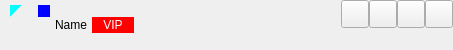
    <widget class="QWidget" name="top" native="true">
     <property name="sizePolicy">
      <sizepolicy hsizetype="Preferred" vsizetype="Fixed">
       <horstretch>0</horstretch>
       <verstretch>0</verstretch>
      </sizepolicy>
     </property>
     <property name="minimumSize">
      <size>
       <width>0</width>
       <height>50</height>
      </size>
     </property>
     <property name="maximumSize">
      <size>
       <width>16777215</width>
       <height>50</height>
      </size>
     </property>
     <layout class="QHBoxLayout" name="horizontalLayout_7">
      <property name="spacing">
       <number>5</number>
      </property>
      <property name="leftMargin">
       <number>10</number>
      </property>
      <property name="topMargin">
       <number>0</number>
      </property>
      <property name="rightMargin">
       <number>0</number>
      </property>
      <property name="bottomMargin">
       <number>0</number>
      </property>
      <item>
       <widget class="QWidget" name="icon" native="true">
        <property name="sizePolicy">
         <sizepolicy hsizetype="Fixed" vsizetype="Fixed">
          <horstretch>0</horstretch>
          <verstretch>0</verstretch>
         </sizepolicy>
        </property>
        <property name="minimumSize">
         <size>
          <width>40</width>
          <height>40</height>
         </size>
        </property>
        <property name="maximumSize">
         <size>
          <width>40</width>
          <height>40</height>
         </size>
        </property>
        <property name="cursor">
         <cursorShape>PointingHandCursor</cursorShape>
        </property>
        <property name="autoFillBackground">
         <bool>false</bool>
        </property>
        <property name="styleSheet">
         <string notr="true">QWidget#icon
{
border-radius:20;
border-image: url(:/res/talk/icon.jpg)
}</string>
        </property>
        <layout class="QVBoxLayout" name="verticalLayout_3">
         <property name="spacing">
          <number>0</number>
         </property>
         <property name="leftMargin">
          <number>0</number>
         </property>
         <property name="topMargin">
          <number>0</number>
         </property>
         <property name="rightMargin">
          <number>0</number>
         </property>
         <property name="bottomMargin">
          <number>0</number>
         </property>
         <item>
          <layout class="QHBoxLayout" name="horizontalLayout_5">
           <property name="spacing">
            <number>0</number>
           </property>
           <item>
            <widget class="QLabel" name="status_lt">
             <property name="minimumSize">
              <size>
               <width>12</width>
               <height>12</height>
              </size>
             </property>
             <property name="maximumSize">
              <size>
               <width>12</width>
               <height>12</height>
              </size>
             </property>
             <property name="styleSheet">
              <string notr="true">QLabel#status_lt
{
background-color:qlineargradient(spread:pad, x1:0, y1:0, x2:1, y2:1, stop:0 rgba(0, 255, 255, 255), stop:0.492147 rgba(0, 255, 255, 255), stop:0.502618 rgba(0, 0, 0, 0))
}</string>
             </property>
             <property name="text">
              <string/>
             </property>
            </widget>
           </item>
           <item>
            <spacer name="horizontalSpacer_4">
             <property name="orientation">
              <enum>Qt::Horizontal</enum>
             </property>
             <property name="sizeHint" stdset="0">
              <size>
               <width>40</width>
               <height>12</height>
              </size>
             </property>
            </spacer>
           </item>
           <item>
            <widget class="QLabel" name="status_rt">
             <property name="minimumSize">
              <size>
               <width>12</width>
               <height>12</height>
              </size>
             </property>
             <property name="maximumSize">
              <size>
               <width>12</width>
               <height>12</height>
              </size>
             </property>
             <property name="styleSheet">
              <string notr="true">QLabel#status_rt
{
background-color:blue;
}</string>
             </property>
             <property name="text">
              <string/>
             </property>
            </widget>
           </item>
          </layout>
         </item>
         <item>
          <spacer name="verticalSpacer_3">
           <property name="orientation">
            <enum>Qt::Vertical</enum>
           </property>
           <property name="sizeHint" stdset="0">
            <size>
             <width>20</width>
             <height>10</height>
            </size>
           </property>
          </spacer>
         </item>
         <item>
          <layout class="QHBoxLayout" name="horizontalLayout_6">
           <property name="spacing">
            <number>0</number>
           </property>
           <item>
            <widget class="QLabel" name="status_lb">
             <property name="minimumSize">
              <size>
               <width>14</width>
               <height>14</height>
              </size>
             </property>
             <property name="maximumSize">
              <size>
               <width>14</width>
               <height>14</height>
              </size>
             </property>
             <property name="styleSheet">
              <string notr="true">QLabel#status_lb
{

}</string>
             </property>
             <property name="text">
              <string/>
             </property>
             <property name="pixmap">
              <pixmap>:/res/contact/enu.png</pixmap>
             </property>
             <property name="scaledContents">
              <bool>true</bool>
             </property>
            </widget>
           </item>
           <item>
            <spacer name="horizontalSpacer_5">
             <property name="orientation">
              <enum>Qt::Horizontal</enum>
             </property>
             <property name="sizeHint" stdset="0">
              <size>
               <width>40</width>
               <height>12</height>
              </size>
             </property>
            </spacer>
           </item>
           <item>
            <widget class="QLabel" name="status_rb">
             <property name="minimumSize">
              <size>
               <width>14</width>
               <height>14</height>
              </size>
             </property>
             <property name="maximumSize">
              <size>
               <width>14</width>
               <height>14</height>
              </size>
             </property>
             <property name="styleSheet">
              <string notr="true">QLabel#status_rb
{

}</string>
             </property>
             <property name="text">
              <string/>
             </property>
             <property name="pixmap">
              <pixmap>:/res/contact/enu.png</pixmap>
             </property>
             <property name="scaledContents">
              <bool>true</bool>
             </property>
            </widget>
           </item>
          </layout>
         </item>
        </layout>
       </widget>
      </item>
      <item>
       <widget class="QLabel" name="name">
        <property name="sizePolicy">
         <sizepolicy hsizetype="Preferred" vsizetype="Fixed">
          <horstretch>0</horstretch>
          <verstretch>0</verstretch>
         </sizepolicy>
        </property>
        <property name="cursor">
         <cursorShape>PointingHandCursor</cursorShape>
        </property>
        <property name="text">
         <string>Name</string>
        </property>
       </widget>
      </item>
      <item>
       <widget class="QLabel" name="vip">
        <property name="sizePolicy">
         <sizepolicy hsizetype="Fixed" vsizetype="Fixed">
          <horstretch>0</horstretch>
          <verstretch>0</verstretch>
         </sizepolicy>
        </property>
        <property name="minimumSize">
         <size>
          <width>42</width>
          <height>16</height>
         </size>
        </property>
        <property name="maximumSize">
         <size>
          <width>42</width>
          <height>16</height>
         </size>
        </property>
        <property name="cursor">
         <cursorShape>PointingHandCursor</cursorShape>
        </property>
        <property name="styleSheet">
         <string notr="true">QLabel#vip
{
background-color:red;
color:white;
	font: 75 12pt &quot;微软雅黑&quot;;
}</string>
        </property>
        <property name="text">
         <string>VIP</string>
        </property>
        <property name="alignment">
         <set>Qt::AlignCenter</set>
        </property>
       </widget>
      </item>
      <item>
       <widget class="QLabel" name="space">
        <property name="sizePolicy">
         <sizepolicy hsizetype="Fixed" vsizetype="Fixed">
          <horstretch>0</horstretch>
          <verstretch>0</verstretch>
         </sizepolicy>
        </property>
        <property name="minimumSize">
         <size>
          <width>16</width>
          <height>16</height>
         </size>
        </property>
        <property name="maximumSize">
         <size>
          <width>16</width>
          <height>16</height>
         </size>
        </property>
        <property name="cursor">
         <cursorShape>PointingHandCursor</cursorShape>
        </property>
        <property name="styleSheet">
         <string notr="true">QLabel
{
border-image: url(:/res/talk/owo.png);
}</string>
        </property>
        <property name="text">
         <string/>
        </property>
       </widget>
      </item>
      <item>
       <spacer name="horizontalSpacer_6">
        <property name="orientation">
         <enum>Qt::Horizontal</enum>
        </property>
        <property name="sizeHint" stdset="0">
         <size>
          <width>141</width>
          <height>20</height>
         </size>
        </property>
       </spacer>
      </item>
      <item>
       <layout class="QVBoxLayout" name="verticalLayout_4">
        <item>
         <layout class="QHBoxLayout" name="horizontalLayout_4">
          <property name="spacing">
           <number>0</number>
          </property>
          <item>
           <spacer name="horizontalSpacer_3">
            <property name="orientation">
             <enum>Qt::Horizontal</enum>
            </property>
            <property name="sizeHint" stdset="0">
             <size>
              <width>40</width>
              <height>20</height>
             </size>
            </property>
           </spacer>
          </item>
          <item>
           <widget class="QPushButton" name="menu">
            <property name="sizePolicy">
             <sizepolicy hsizetype="Fixed" vsizetype="Fixed">
              <horstretch>0</horstretch>
              <verstretch>0</verstretch>
             </sizepolicy>
            </property>
            <property name="minimumSize">
             <size>
              <width>28</width>
              <height>28</height>
             </size>
            </property>
            <property name="maximumSize">
             <size>
              <width>28</width>
              <height>28</height>
             </size>
            </property>
            <property name="toolTip">
             <string>Window Setting</string>
            </property>
            <property name="styleSheet">
             <string notr="true">#menu
{
border-image: url(:/res/talk/net.png);
}
#menu:hover
{
background-color: rgb(218, 218, 218);
}
#menu:pressed
{
background-color: rgb(193, 193, 193)
}</string>
            </property>
            <property name="text">
             <string/>
            </property>
           </widget>
          </item>
          <item>
           <widget class="QPushButton" name="min">
            <property name="sizePolicy">
             <sizepolicy hsizetype="Fixed" vsizetype="Fixed">
              <horstretch>0</horstretch>
              <verstretch>0</verstretch>
             </sizepolicy>
            </property>
            <property name="minimumSize">
             <size>
              <width>28</width>
              <height>28</height>
             </size>
            </property>
            <property name="maximumSize">
             <size>
              <width>28</width>
              <height>28</height>
             </size>
            </property>
            <property name="toolTip">
             <string>Minimal</string>
            </property>
            <property name="styleSheet">
             <string notr="true">#min
{
border-image: url(:/res/talk/mini.png)
}
#min:hover
{
background-color: rgb(218, 218, 218);
}
#min:pressed
{
background-color: rgb(193, 193, 193)
}</string>
            </property>
            <property name="text">
             <string/>
            </property>
           </widget>
          </item>
          <item>
           <widget class="QPushButton" name="ctrl">
            <property name="sizePolicy">
             <sizepolicy hsizetype="Fixed" vsizetype="Fixed">
              <horstretch>0</horstretch>
              <verstretch>0</verstretch>
             </sizepolicy>
            </property>
            <property name="minimumSize">
             <size>
              <width>28</width>
              <height>28</height>
             </size>
            </property>
            <property name="maximumSize">
             <size>
              <width>28</width>
              <height>28</height>
             </size>
            </property>
            <property name="toolTip">
             <string>Maximal</string>
            </property>
            <property name="styleSheet">
             <string notr="true">#ctrl:!checked
{
border-image: url(:/res/talk/ctrl_max.png)
}
#ctrl:checked
{
border-image: url(:/res/talk/ctrl_nor.png)
}
#ctrl:hover
{
background-color: rgb(218, 218, 218);
}
#ctrl:pressed
{
background-color: rgb(193, 193, 193)
}</string>
            </property>
            <property name="text">
             <string/>
            </property>
            <property name="checkable">
             <bool>true</bool>
            </property>
            <property name="checked">
             <bool>false</bool>
            </property>
           </widget>
          </item>
          <item>
           <widget class="QPushButton" name="close">
            <property name="sizePolicy">
             <sizepolicy hsizetype="Fixed" vsizetype="Fixed">
              <horstretch>0</horstretch>
              <verstretch>0</verstretch>
             </sizepolicy>
            </property>
            <property name="minimumSize">
             <size>
              <width>28</width>
              <height>28</height>
             </size>
            </property>
            <property name="maximumSize">
             <size>
              <width>28</width>
              <height>28</height>
             </size>
            </property>
            <property name="toolTip">
             <string>Close</string>
            </property>
            <property name="styleSheet">
             <string notr="true">#close:!checked
{
border-image: url(:/res/talk/cls.png)
}
#close:hover
{
background-color: rgb(227, 0, 3)
}
#close:pressed
{
background-color: rgb(193, 0, 3)
}</string>
            </property>
            <property name="text">
             <string/>
            </property>
           </widget>
          </item>
         </layout>
        </item>
        <item>
         <spacer name="verticalSpacer">
          <property name="orientation">
           <enum>Qt::Vertical</enum>
          </property>
          <property name="sizeHint" stdset="0">
           <size>
            <width>20</width>
            <height>17</height>
           </size>
          </property>
         </spacer>
        </item>
       </layout>
      </item>
     </layout>
    </widget>
